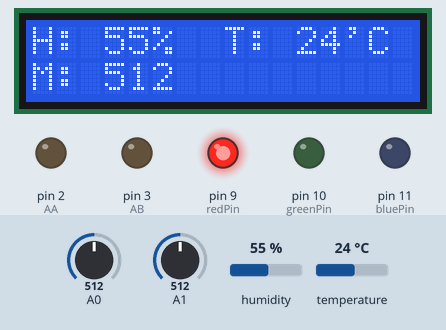
This sketch was run on a simulated Arduino Uno, built with avr-gcc and run on an emulated ATmega328P. Shown: 16×2 character LCD, output pins drawn as LEDs (lit = HIGH). Inputs (shaded band) come from the test bench; at power-on: A0 = 512, humidity 55 %, A1 = 512, temperature 24 °C.

Above: at 1.2 s.
1.3 s: A0 set to 218
At 11.3 s:
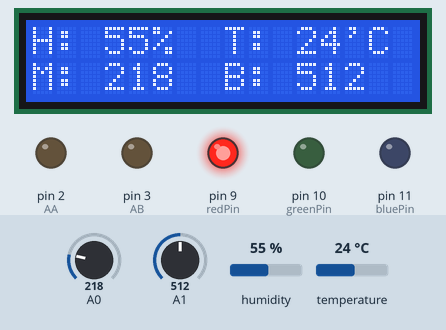
11.6 s: A0 set to 189
At 20.8 s:
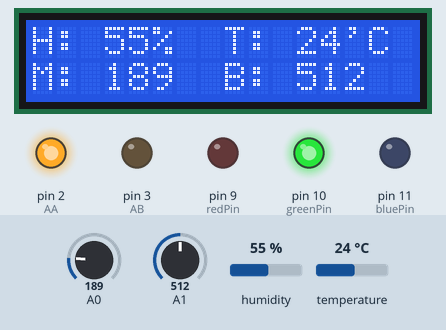
21.7 s: humidity set to 22 %
At 31.4 s:
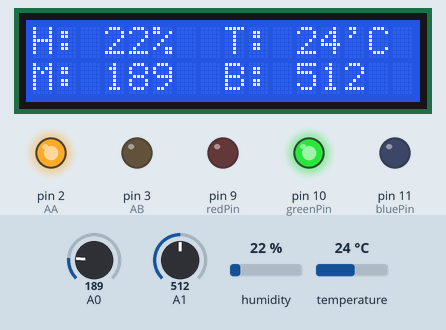
31.7 s: A1 set to 716
At 35.6 s:
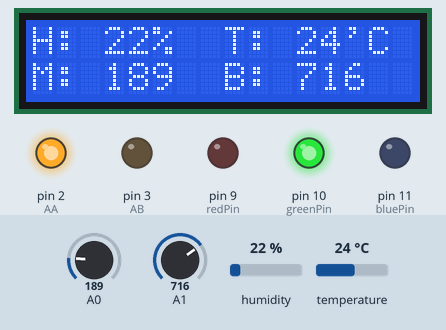
41.7 s: temperature set to 12 °C
At 51.5 s:
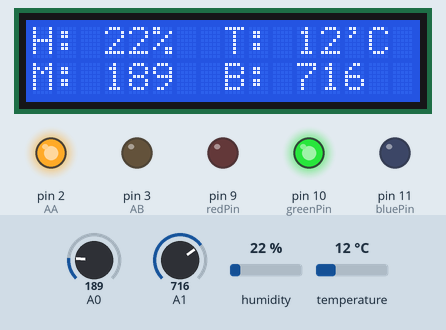
51.8 s: A1 set to 992
At 55.8 s:
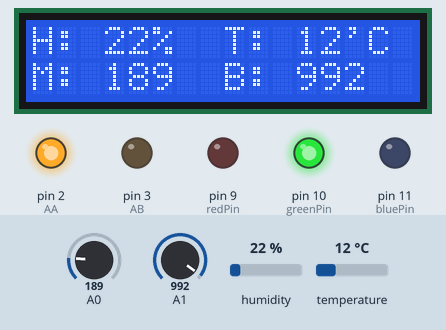
Timing chart, 0 to 57.3 s (numbered marks = the images above; inputs shaded):
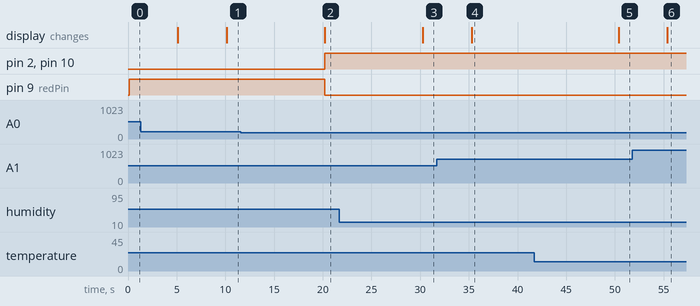

Measured:
- the behaviour switches between 200 and 199 on A0 (found by bisection; images 1 and 2)
- after the input at 1.3 s, the display: first differs from a run without the input after 8.9 s (image 1)
- after the input at 11.6 s, pin 2 (AA), pin 10 (greenPin): LOW → HIGH after 8.6 s; pin 9 (redPin): HIGH → LOW after 8.6 s; the display: changes after 8.6 s (image 2)
- after the input at 21.7 s, the display: changes after 8.6 s (image 3)
- after the input at 31.7 s, the display: changes after 3.6 s (image 4)
- after the input at 41.7 s, the display: changes after 8.7 s (image 5)
- after the input at 51.8 s, the display: changes after 3.6 s (image 6)

The sketch:

season.ino
```cpp
#include <DHT.h>
#include <LiquidCrystal_I2C.h>
#include <Wire.h>
#include "DHT.h"
LiquidCrystal_I2C lcd(0x27, 16, 2);

#define DHTPIN 7
#define DHTTYPE DHT11
DHT dht(DHTPIN, DHTTYPE);

int redPin = 9;
int greenPin = 10;
int bluePin = 11;
int reading;
int temp;
int AA= 2;
int AB= 3;

void setup() {
  Serial.begin(9600);
  pinMode(redPin, OUTPUT);
  pinMode(greenPin, OUTPUT);
  pinMode(bluePin, OUTPUT);
  pinMode(AA, OUTPUT);
  pinMode(AB, OUTPUT);
  dht.begin();
  lcd.init();
  lcd.clear();
  lcd.backlight();
}

void loop() {

  DHT11_code();
  Moi_code();
  CDS_code();
  delay(5000);
 }

void DHT11_code() {  //온습도 센서 코드
  int h = dht.readHumidity();  //습도
  int t = dht.readTemperature();  //온도
  lcd.setCursor(0, 0);
  lcd.print("H:");
  lcd.setCursor(3, 0);
  lcd.print(h);   //습도출력
  lcd.setCursor(5, 0);
  lcd.print("%");
  lcd.setCursor(8, 0);
  lcd.print("T:");
  lcd.setCursor(11, 0);
  lcd.print(t);   //온도출력
  lcd.setCursor(13, 0);
  lcd.print("'C");
}

int moi = 0;
void Moi_code() {   //수분센서 코드
  moi = analogRead(A0);
  lcd.setCursor(0, 1);
  lcd.print("M:");
  lcd.setCursor(3, 1);
  lcd.print(moi);
  if (moi < 200) {
    digitalWrite(redPin, LOW);
    digitalWrite(greenPin, HIGH);
    digitalWrite(AA, HIGH);   //정방향으로 모터회전
    digitalWrite(AB, LOW);
    delay(5000);
  }
  else {
    digitalWrite(redPin, HIGH);
    digitalWrite(greenPin, LOW);
    digitalWrite(AA, LOW);  //모터 정지
    digitalWrite(AB, LOW);
    delay(5000);

  }
}

int CDS = 0;
void CDS_code() { //CDS조도 센서 코드
  CDS = analogRead(A1);
  lcd.setCursor(8, 1);
  lcd.print("B:");
  lcd.setCursor(11, 1);
  lcd.print(CDS);
}
```
